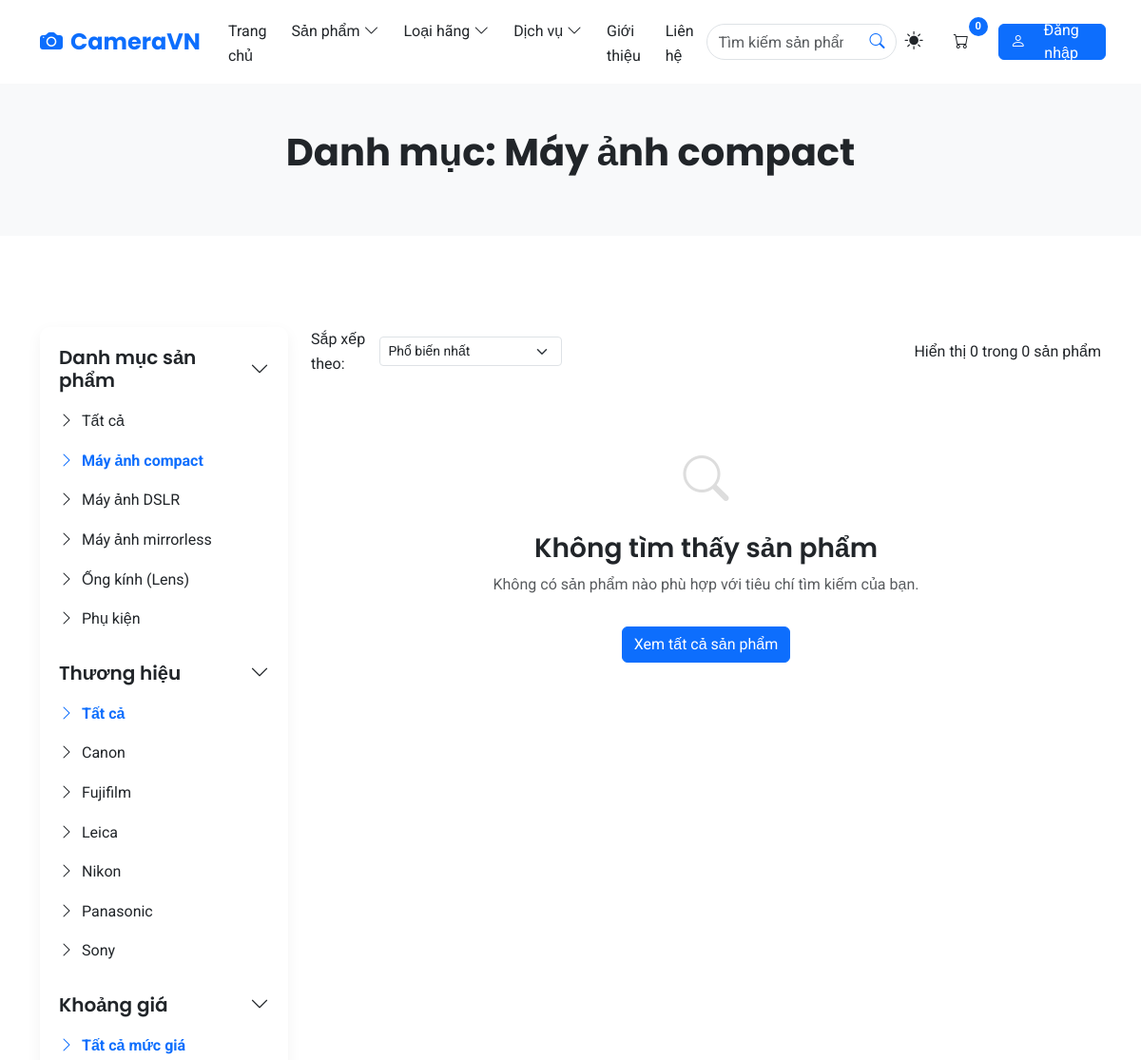
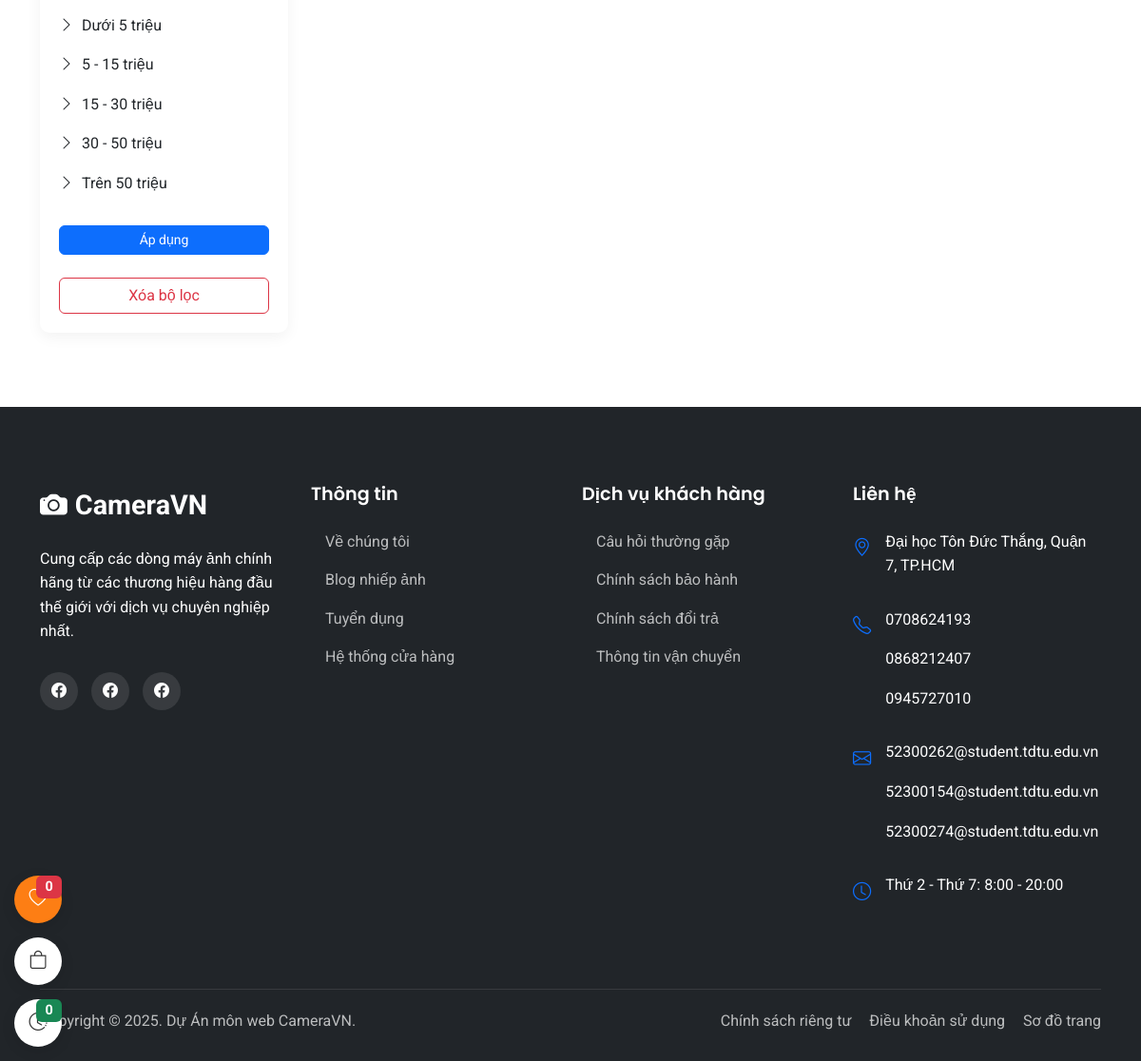
Page /index.php?page=all_products&category=compact on the committed database (2 pictures, top to bottom).
### tables this page shows
CREATE TABLE `categories` (
  `id` int(11) NOT NULL,
  `name` varchar(255) NOT NULL,
  `slug` varchar(255) NOT NULL,
  `description` text DEFAULT NULL,
  `image` varchar(255) DEFAULT NULL,
  `parent_id` int(11) DEFAULT NULL,
  `status` tinyint(1) NOT NULL DEFAULT 1,
  `created_at` timestamp NOT NULL DEFAULT current_timestamp(),
  `updated_at` timestamp NOT NULL DEFAULT current_timestamp() ON UPDATE current_timestamp()
);

CREATE TABLE `brands` (
  `id` int(11) NOT NULL,
  `name` varchar(255) NOT NULL,
  `slug` varchar(255) NOT NULL,
  `description` text DEFAULT NULL,
  `logo` varchar(255) DEFAULT NULL,
  `status` tinyint(1) NOT NULL DEFAULT 1,
  `created_at` timestamp NOT NULL DEFAULT current_timestamp(),
  `updated_at` timestamp NOT NULL DEFAULT current_timestamp() ON UPDATE current_timestamp()
);

### Controller/ProductController.php (called while the page is built, shortened)
<?php
require_once 'Model/ProductModel.php';
class ProductController {
    private $productModel;
    public function __construct() {
        $this->productModel = new ProductModel();
    }
    public function allProducts() {
        $sort = isset($_GET['sort']) ? $_GET['sort'] : 'popular';
        $category = isset($_GET['category']) ? $_GET['category'] : '';
        $brand = isset($_GET['brand']) ? $_GET['brand'] : '';
        $min_price = isset($_GET['min_price']) ? (int)$_GET['min_price'] : 0;
        $max_price = isset($_GET['max_price']) ? (int)$_GET['max_price'] : 0;
        $search = isset($_GET['search']) ? $_GET['search'] : '';
        $page = isset($_GET['page_no']) ? (int)$_GET['page_no'] : 1;
        $items_per_page = 12;
        $offset = ($page - 1) * $items_per_page;
        $total_products = $this->productModel->countProducts($category, $brand, $min_price, $max_price, $search);
        $products = $this->productModel->getAllProducts(
            $sort, $category, $brand, $min_price, $max_price, $search, $items_per_page, $offset
        );
        $categories = $this->productModel->getAllCategories();
        $brands = $this->productModel->getAllBrands();
        if (!empty($search)) {
            $title = "Kết quả tìm kiếm: " . $search;
        } elseif (!empty($category)) {
            foreach ($categories as $cat) {
                if ($cat->slug == $category) {
                    $title = "Danh mục: " . $cat->name;
                    break;
                }
            }
        }
        include VIEW_PATH . '/includes/header.php';
        include VIEW_PATH . '/includes/navbar.php';
        include VIEW_PATH . '/page/all_products.php';
        include VIEW_PATH . '/includes/footer.php';
    }
}

### Model/Database.php (called while the page is built, shortened)
<?php
class Database {
    private $host = 'localhost';
    private $user = 'root';
    private $pass = '';
    private $dbname = 'cameravn';
    private $conn;
    public function __construct() {
        try {
            $dsn = 'mysql:host=' . $this->host . ';dbname=' . $this->dbname . ';charset=utf8mb4';
            $options = [
                PDO::ATTR_ERRMODE => PDO::ERRMODE_EXCEPTION,
                PDO::ATTR_DEFAULT_FETCH_MODE => PDO::FETCH_OBJ,
                PDO::ATTR_EMULATE_PREPARES => false,
            ];
            $this->conn = new PDO($dsn, $this->user, $this->pass, $options);
        } catch (PDOException $e) {
            echo 'Lỗi kết nối: ' . $e->getMessage();
            exit;
        }
    }
    public function query($query, $params = []) {
        try {
            $stmt = $this->conn->prepare($query);
            $stmt->execute($params);
            return $stmt;
        } catch (PDOException $e) {
            echo 'Lỗi truy vấn: ' . $e->getMessage();
            return false;
        }
    }
    public function fetchOne($query, $params = []) {
        $stmt = $this->query($query, $params);
        return $stmt ? $stmt->fetch() : false;
    }
    public function fetchAll($query, $params = []) {
        $stmt = $this->query($query, $params);
        return $stmt ? $stmt->fetchAll() : false;
    }
}

### Model/ProductModel.php (called while the page is built, shortened)
<?php
require_once 'Model/Database.php';
class ProductModel {
    private $db;
    public function __construct() {
        $this->db = new Database();
    }
    public function getAllProducts($sort = 'popular', $category = '', $brand = '', $min_price = 0, $max_price = 0, $search = '', $limit = 0, $offset = 0) {
        $params = [];
        $query = "SELECT p.*, c.name as category_name, b.name as brand_name FROM products p
                  JOIN categories c ON p.category_id = c.id
                  JOIN brands b ON p.brand_id = b.id
                  WHERE p.status = 1 ";
        if (!empty($category)) {
            $query .= "AND c.slug = ? ";
            $params[] = $category;
        }
        switch ($sort) {
            default:
                $query .= "ORDER BY p.sold_count DESC ";
                break;
        }
        if ($limit > 0) {
            $query .= "LIMIT ?, ?";
            $params[] = $offset;
            $params[] = $limit;
        }
        return $this->db->fetchAll($query, $params);
    }
    public function countProducts($category = '', $brand = '', $min_price = 0, $max_price = 0, $search = '') {
        $params = [];
        $query = "SELECT COUNT(*) as total FROM products p
                  JOIN categories c ON p.category_id = c.id
                  JOIN brands b ON p.brand_id = b.id
                  WHERE p.status = 1 ";
        if (!empty($category)) {
            $query .= "AND c.slug = ? ";
            $params[] = $category;
        }
        $result = $this->db->fetchOne($query, $params);
        return $result ? $result->total : 0;
    }
    public function getAllCategories() {
        $query = "SELECT * FROM categories WHERE status = 1 ORDER BY name ASC";
        return $this->db->fetchAll($query);
    }
    public function getAllBrands() {
        $query = "SELECT * FROM brands WHERE status = 1 ORDER BY name ASC";
        return $this->db->fetchAll($query);
    }
}

### View/page/all_products.php (the view, shortened to what this page needs)
<main>
    <section class="page-header py-5 mb-5 bg-light">
                <div class="col-12 text-center">
                    <h1 class="fw-bold mb-3"><?php echo $title; ?></h1>
                </div>
    </section>
    <section class="py-5">
        <div class="container">
            <div class="row">
                <div class="col-lg-3 mb-4 mb-lg-0">
                    <div class="product-filter-advanced sticky-lg" style="top: 20px;" data-aos="fade-right">
                        <div class="filter-section mb-4">
                            <h5 class="filter-title d-flex justify-content-between align-items-center">
                                Danh mục sản phẩm
                                <i class="bi bi-chevron-down"></i>
                            </h5>
                            <div class="filter-body show">
                                <ul class="list-unstyled mb-0">
                                    <li>
                                        <a href="index.php?page=all_products" class="filter-link d-block py-2 <?php echo empty($category) ? 'text-primary fw-bold' : 'text-dark'; ?>">
                                            <i class="bi bi-chevron-right me-2"></i>Tất cả
                                        </a>
                                    </li>
                                    <?php foreach($categories as $cat): ?>
                                    <li>
                                        <a href="index.php?page=all_products&category=<?php echo $cat->slug; ?>" class="filter-link d-block py-2 <?php echo $category == $cat->slug ? 'text-primary fw-bold' : 'text-dark'; ?>">
                                            <i class="bi bi-chevron-right me-2"></i><?php echo $cat->name; ?>
                                        </a>
                                    </li>
                                    <?php endforeach; ?>
                                </ul>
                            </div>
                        </div>
                        <div class="filter-section mb-4">
                            <h5 class="filter-title d-flex justify-content-between align-items-center">
                                Thương hiệu
                                <i class="bi bi-chevron-down"></i>
                            </h5>
                            <div class="filter-body show">
                                <ul class="list-unstyled mb-0">
                                    <li>
                                        <a href="index.php?page=all_products<?php echo !empty($category) ? '&category=' . $category : ''; ?>" class="filter-link d-block py-2 <?php echo empty($brand) ? 'text-primary fw-bold' : 'text-dark'; ?>">
                                            <i class="bi bi-chevron-right me-2"></i>Tất cả
                                        </a>
                                    </li>
                                    <?php foreach($brands as $b): ?>
                                    <li>
                                        <a href="index.php?page=all_products&brand=<?php echo $b->slug; ?><?php echo !empty($category) ? '&category=' . $category : ''; ?>" class="filter-link d-block py-2 <?php echo $brand == $b->slug ? 'text-primary fw-bold' : 'text-dark'; ?>">
                                            <i class="bi bi-chevron-right me-2"></i><?php echo $b->name; ?>
                                        </a>
                                    </li>
                                    <?php endforeach; ?>
                                </ul>
                            </div>
                        </div>
                        <div class="filter-section mb-4">
                            <h5 class="filter-title d-flex justify-content-between align-items-center">
                                Khoảng giá
                                <i class="bi bi-chevron-down"></i>
                            </h5>
                            <div class="filter-body show">
                                <ul class="list-unstyled mb-0">
                                    <li>
                                        <a href="index.php?page=all_products<?php echo !empty($category) ? '&category=' . $category : ''; ?><?php echo !empty($brand) ? '&brand=' . $brand : ''; ?>" class="filter-link d-block py-2 <?php echo ($min_price == 0 && $max_price == 0) ? 'text-primary fw-bold' : 'text-dark'; ?>">
                                            <i class="bi bi-chevron-right me-2"></i>Tất cả mức giá
                                        </a>
                                    </li>
                                    <li>
                                        <a href="index.php?page=all_products&min_price=0&max_price=5000000<?php echo !empty($category) ? '&category=' . $category : ''; ?><?php echo !empty($brand) ? '&brand=' . $brand : ''; ?>" class="filter-link d-block py-2 <?php echo ($min_price == 0 && $max_price == 5000000) ? 'text-primary fw-bold' : 'text-dark'; ?>">
                                            <i class="bi bi-chevron-right me-2"></i>Dưới 5 triệu
                                        </a>
                                    </li>
                                    <li>
                                        <a href="index.php?page=all_products&min_price=5000000&max_price=15000000<?php echo !empty($category) ? '&category=' . $category : ''; ?><?php echo !empty($brand) ? '&brand=' . $brand : ''; ?>" class="filter-link d-block py-2 <?php echo ($min_price == 5000000 && $max_price == 15000000) ? 'text-primary fw-bold' : 'text-dark'; ?>">
                                            <i class="bi bi-chevron-right me-2"></i>5 - 15 triệu
                                        </a>
                                    </li>
                                    <li>
                                        <a href="index.php?page=all_products&min_price=15000000&max_price=30000000<?php echo !empty($category) ? '&category=' . $category : ''; ?><?php echo !empty($brand) ? '&brand=' . $brand : ''; ?>" class="filter-link d-block py-2 <?php echo ($min_price == 15000000 && $max_price == 30000000) ? 'text-primary fw-bold' : 'text-dark'; ?>">
                                            <i class="bi bi-chevron-right me-2"></i>15 - 30 triệu
                                        </a>
                                    </li>
                                    <li>
                                        <a href="index.php?page=all_products&min_price=30000000&max_price=50000000<?php echo !empty($category) ? '&category=' . $category : ''; ?><?php echo !empty($brand) ? '&brand=' . $brand : ''; ?>" class="filter-link d-block py-2 <?php echo ($min_price == 30000000 && $max_price == 50000000) ? 'text-primary fw-bold' : 'text-dark'; ?>">
                                            <i class="bi bi-chevron-right me-2"></i>30 - 50 triệu
                                        </a>
                                    </li>
                                    <li>
                                        <a href="index.php?page=all_products&min_price=50000000&max_price=1000000000<?php echo !empty($category) ? '&category=' . $category : ''; ?><?php echo !empty($brand) ? '&brand=' . $brand : ''; ?>" class="filter-link d-block py-2 <?php echo ($min_price == 50000000 && $max_price == 1000000000) ? 'text-primary fw-bold' : 'text-dark'; ?>">
                                            <i class="bi bi-chevron-right me-2"></i>Trên 50 triệu
                                        </a>
                                    </li>
                                </ul>
                                <div class="mt-3">
                                    <form action="index.php" method="get" class="price-filter-form">
                                        <button type="submit" class="btn btn-primary btn-sm w-100 mt-2">Áp dụng</button>
                                    </form>
                                </div>
                            </div>
                        </div>
                        <div class="d-grid">
                            <a href="index.php?page=all_products" class="btn btn-outline-danger">Xóa bộ lọc</a>
                        </div>
                    </div>
                </div>
                <div class="col-lg-9" data-aos="fade-left">
                    <div class="d-flex justify-content-between align-items-center flex-wrap mb-4">
                        <div class="d-flex align-items-center mb-3 mb-md-0">
                            <span class="me-2">Sắp xếp theo:</span>
                            <select class="form-select form-select-sm" id="sortBy" onchange="window.location.href=this.value">
                                <option value="index.php?page=all_products<?php echo !empty($category) ? '&category=' . $category : ''; ?><?php echo !empty($brand) ? '&brand=' . $brand : ''; ?><?php echo ($min_price > 0 || $max_price > 0) ? '&min_price=' . $min_price . '&max_price=' . $max_price : ''; ?><?php echo !empty($search) ? '&search=' . urlencode($search) : ''; ?>&sort=popular" <?php echo $sort == 'popular' ? 'selected' : ''; ?>>Phổ biến nhất</option>
                            </select>
                        </div>
                        <div>
                            <span>Hiển thị <?php echo count($products); ?> trong <?php echo $total_products; ?> sản phẩm</span>
                        </div>
                    </div>
                    <?php if (empty($products)): ?>
                    <div class="text-center py-5">
                        <i class="bi bi-search" style="font-size: 3rem; color: #ddd;"></i>
                        <h3 class="mt-3">Không tìm thấy sản phẩm</h3>
                        <p class="text-muted">Không có sản phẩm nào phù hợp với tiêu chí tìm kiếm của bạn.</p>
                        <a href="index.php?page=all_products" class="btn btn-primary mt-3">Xem tất cả sản phẩm</a>
                    </div>
                    <?php endif; ?>
                </div>
            </div>
        </div>
    </section>
</main>

### rows in the picture
categories: name "Danh mục: Máy ảnh compact", name "Máy ảnh compact"
categories: name "Máy ảnh DSLR"
categories: name "Máy ảnh mirrorless"
categories: name "Ống kính (Lens)"
categories: name "Phụ kiện"
brands: name "Canon"
brands: name "Fujifilm"
brands: name "Leica"
brands: name "Nikon"
brands: name "Panasonic"
brands: name "Sony"

### other values in the picture
count($products) "0"
$total_products "0"
$productModel->countRecentlyViewedProducts() "0"
